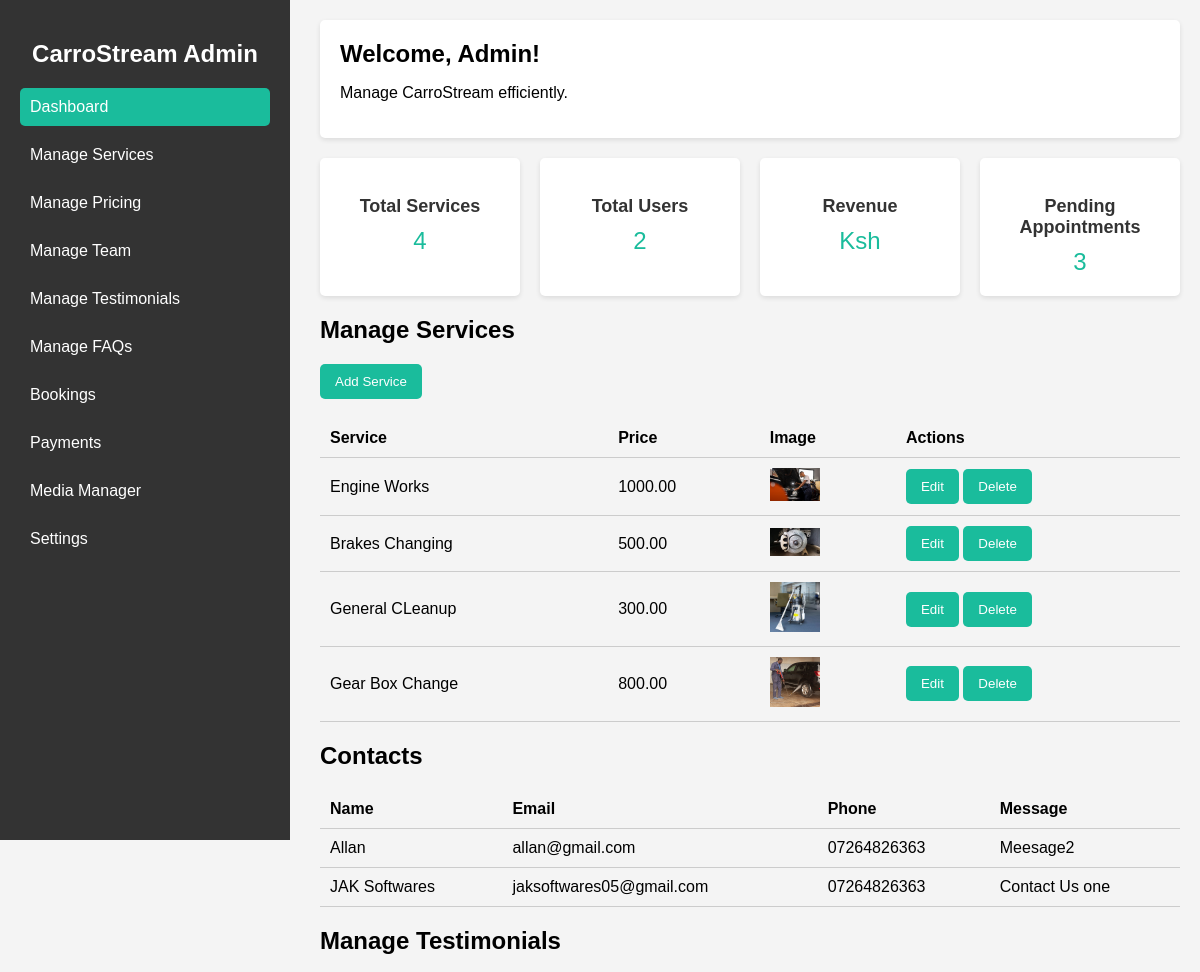
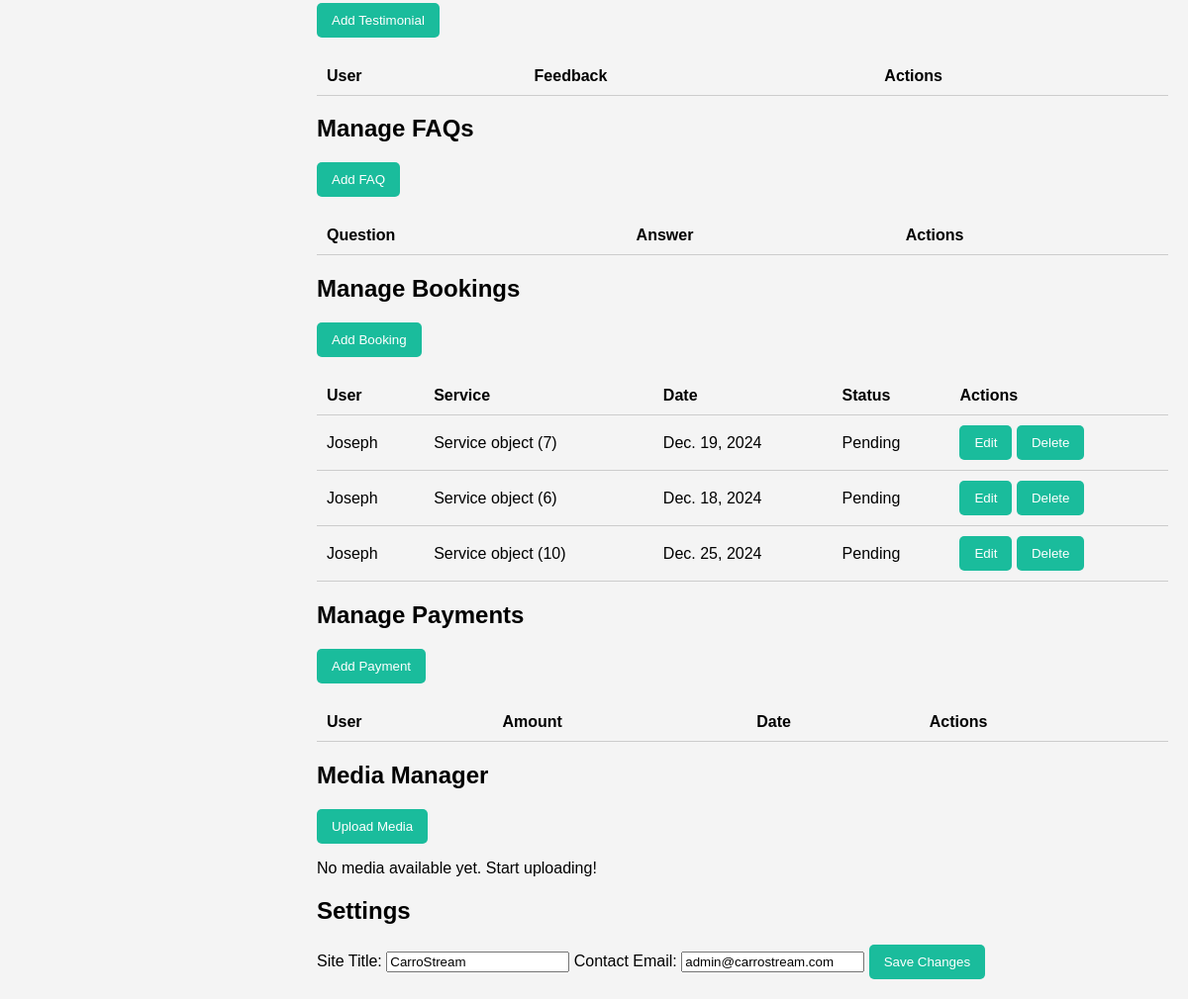
/dashboard/siteadmin, run on the app's committed database (2 pictures, top to bottom).
### services/models.py (models this page shows, shortened)
class Service(models.Model):
    title = models.CharField(max_length=200)
    slug = models.SlugField(unique=True, blank=True)
    description = models.TextField()
    price = models.DecimalField(max_digits=10, decimal_places=2)
    image = models.ImageField(upload_to='services/')
    created_at = models.DateTimeField(auto_now_add=True)  # Automatically set when a service is created
    updated_at = models.DateTimeField(auto_now=True)  # Automatically update when the service is modified

### contact/models.py (models this page shows, shortened)
class ContactMessage(models.Model):
    name = models.CharField(max_length=100)
    email = models.EmailField()
    phone = models.CharField(max_length=15, blank=True, null=True)
    message = models.TextField()
    created_at = models.DateTimeField(auto_now_add=True)

### dashboard/models.py (models this page shows, shortened)
class Booking(models.Model):
    STATUS_CHOICES = [
        ('Pending', 'Pending'),
        ('Confirmed', 'Confirmed'),
        ('Completed', 'Completed'),
        ('Cancelled', 'Cancelled'),
    ]
    user = models.ForeignKey(User, on_delete=models.CASCADE)
    full_name = models.CharField(max_length=255)
    service = models.ForeignKey(Service, on_delete=models.CASCADE, related_name='dashboard_bookings')
    date = models.DateField(default=date.today)
    time = models.TimeField()  # Make sure this exists
    preferred_date = models.DateField(default='2024-01-01')
    comments = models.TextField(null=True, blank=True)
    status = models.CharField(max_length=20, choices=STATUS_CHOICES, default='Pending')
    created_at = models.DateTimeField(auto_now_add=True)

### accounts/models.py (models this page shows)
class User(AbstractUser):
    full_name = models.CharField(max_length=255, blank=False, default="Default Full Name")
    email = models.EmailField(unique=True, blank=False)
    profile_picture = models.ImageField(upload_to='accounts/userprofile_pictures/', blank=True, null=True)  # Profile picture is optional
    def __str__(self):
        return self.username

### dashboard/views.py (the view)
# urls.py: path('siteadmin', views.siteadmin_dashboard, name="siteadmin"),
def siteadmin_dashboard(request):
    total_services = Service.objects.count()  # Count of all services
    total_users = get_user_model().objects.count()  # Total users
    pending_bookings = Booking.objects.filter(status='Pending').count()  # Count of pending bookings
    services = Service.objects.all()  # All services
    users = get_user_model().objects.all()  # All users
    contacts = ContactMessage.objects.all()  # Fetch all contact messages
    bookings = Booking.objects.all().select_related('user', 'service')
    bookings = Booking.objects.all()
    context = {
        'total_bookings': pending_bookings,
        'pending_bookings': pending_bookings,
        'total_services': total_services,
        'total_users': total_users,
        'services': services,
        'users': users,
        'contacts': contacts,  # Add contacts to context
        'bookings': bookings,
    }
    return render(request, 'dashboard/siteadmin_dashboard.html', context)

### templates/dashboard/siteadmin_dashboard.html (shortened to what this page needs)
{% load static %}
<!DOCTYPE html>
<html lang="en">
<head>
    {% block css %}
    <link rel="stylesheet" href="{% static 'dashboard/css/siteadmin_dashboard.css' %}">
    {% endblock %}
</head>
<body>
    <div class="admin-dashboard">
        <aside class="sidebar">
            <h2>CarroStream Admin</h2>
            <nav>
                <ul>
                    <li><a href="#" class="active">Dashboard</a></li>
                    <li><a href="#">Manage Services</a></li>
                    <li><a href="#">Manage Pricing</a></li>
                    <li><a href="#">Manage Team</a></li>
                    <li><a href="#">Manage Testimonials</a></li>
                    <li><a href="#">Manage FAQs</a></li>
                    <li><a href="#">Bookings</a></li>
                    <li><a href="#">Payments</a></li>
                    <li><a href="#">Media Manager</a></li>
                    <li><a href="#">Settings</a></li>
                </ul>
            </nav>
        </aside>
        <main class="main-content">
            <header>
                <h1>Welcome, Admin!</h1>
                <p>Manage CarroStream efficiently.</p>
            </header>
            <section class="content">
                <div class="cards">
                    <div class="card">
                        <h3>Total Services</h3>
                        <p>{{ total_services }}</p>
                    </div>
                    <div class="card">
                        <h3>Total Users</h3>
                        <p>{{ total_users }}</p>
                    </div>
                    <div class="card">
                        <h3>Revenue</h3>
                        <p>Ksh {{ total_revenue }}</p>
                    </div>
                    <div class="card">
                        <h3>Pending Appointments</h3>
                        <p>{{ pending_bookings }}</p>
                    </div>
                </div>
            </section>
<div id="dynamic-section">
    <h2>Manage Services</h2>
    <button id="add-service-btn">Add Service</button>
    <table id="services-table">
        <thead>
            <tr>
                <th>Service</th>
                <th>Price</th>
                <th>Image</th>
                <th>Actions</th>
            </tr>
        </thead>
        <tbody>
            {% for service in services %}
            <tr id="service-{{ service.id }}">
                <td>{{ service.title }}</td>
                <td>{{ service.price }}</td>
                <td>
                    {% if service.image %}
                        <img src="{{ service.image.url }}" alt="Service Image" width="50">
                    {% else %}
                        <img src="{% static 'dashboard/img/placeholder.png' %}" alt="No image" width="50">
                    {% endif %}
                </td>
                <td>
                    <button onclick="editService('{{ service.id }}')">Edit</button>
                    <button onclick="deleteService('{{ service.id }}')">Delete</button>
                </td>
            </tr>
            {% endfor %}
        </tbody>
    </table>
</div>
<div id="dynamic-section">
    <h2>Contacts</h2>
<table id="contacts-table">
    <thead>
        <tr>
            <th>Name</th>
            <th>Email</th>
            <th>Phone</th>
            <th>Message</th>
        </tr>
    </thead>
    <tbody>
        {% for contact in contacts %}
        <tr id="contact-{{ contact.id }}">
            <td>{{ contact.name }}</td>
            <td>{{ contact.email }}</td>
            <td>{{ contact.phone }}</td>
            <td>{{ contact.message }}</td>
        </tr>
        {% endfor %}
    </tbody>
</table>
</div>
<div id="dynamic-section">
    <h2>Manage Testimonials</h2>
    <button id="add-testimonial-btn">Add Testimonial</button>
    <table id="testimonials-table">
        <thead>
            <tr>
                <th>User</th>
                <th>Feedback</th>
                <th>Actions</th>
            </tr>
        </thead>
    </table>
</div>
<div id="dynamic-section">
    <h2>Manage FAQs</h2>
    <button id="add-faq-btn">Add FAQ</button>
    <table id="faqs-table">
        <thead>
            <tr>
                <th>Question</th>
                <th>Answer</th>
                <th>Actions</th>
            </tr>
        </thead>
    </table>
</div>
<div id="dynamic-section">
    <h2>Manage Bookings</h2>
    <button id="add-booking-btn">Add Booking</button>
    <table id="bookings-table">
        <thead>
            <tr>
                <th>User</th>
                <th>Service</th>
                <th>Date</th>
                <th>Status</th>
                <th>Actions</th>
            </tr>
        </thead>
        <tbody>
            {% for booking in bookings %}
            <tr id="booking-{{ booking.id }}">
                <td>{{ booking.user }}</td>
                <td>{{ booking.service }}</td>
                <td>{{ booking.date }}</td>
                <td>{{ booking.status }}</td>
                <td>
                    <button onclick="editBooking('{{ booking.id }}')">Edit</button>
                    <button onclick="deleteBooking('{{ booking.id }}')">Delete</button>
                </td>
            </tr>
            {% endfor %}
        </tbody>
    </table>
</div>
<div id="dynamic-section">
    <h2>Manage Payments</h2>
    <button id="add-payment-btn">Add Payment</button>
    <table id="payments-table">
        <thead>
            <tr>
                <th>User</th>
                <th>Amount</th>
                <th>Date</th>
                <th>Actions</th>
            </tr>
        </thead>
    </table>
</div>
<div id="dynamic-section">
    <h2>Media Manager</h2>
    <button id="upload-media-btn">Upload Media</button>
    <p>{% if media|length > 0 %} Media available for management. {% else %} No media available yet. Start uploading! {% endif %}</p>
</div>
                <div id="dynamic-section">
                    <h2>Settings</h2>
                    <form>
                        <label for="site-title">Site Title:</label>
                        <input type="text" id="site-title" value="CarroStream">
                        <label for="contact-email">Contact Email:</label>
                        <input type="email" id="contact-email" value="admin@carrostream.com">
                        <button>Save Changes</button>
                    </form>
                </div>
        </main>
    </div>
</body>
</html>

### static/dashboard/css/siteadmin_dashboard.css (style rules this page uses)
body { margin: 0; font-family: Arial, sans-serif; background-color: #f4f4f4; }
.admin-dashboard { display: flex; }
.sidebar { width: 250px; background: #333; color: #fff; min-height: 100vh; padding: 20px; position: fixed; }
.sidebar h2 { text-align: center; margin-bottom: 20px; }
.sidebar nav ul { list-style: none; padding: 0; }
.sidebar nav ul li { margin: 10px 0; }
.sidebar nav ul li a { color: #fff; text-decoration: none; padding: 10px; display: block; border-radius: 5px; }
.sidebar nav ul li a.active, .sidebar nav ul li a:hover { background: #1abc9c; }
.main-content { flex: 1; padding: 20px; margin-left: 300px; }
header { background: #fff; padding: 20px; border-radius: 5px; margin-bottom: 20px; box-shadow: 0 2px 5px rgba(0, 0, 0, 0.1); }
header h1 { margin: 0; font-size: 24px; }
.cards { display: flex; gap: 20px; margin-bottom: 20px; }
.card { flex: 1; background: #fff; padding: 20px; border-radius: 5px; text-align: center; box-shadow: 0 2px 5px rgba(0, 0, 0, 0.1); }
.card h3 { margin-bottom: 10px; font-size: 18px; color: #333; }
.card p { font-size: 24px; margin: 0; color: #1abc9c; }
table { width: 100%; border-collapse: collapse; margin-top: 20px; }
table th, table td { padding: 10px; text-align: left; border-bottom: 1px solid #ccc; }
button { background: #1abc9c; color: #fff; border: none; padding: 10px 15px; border-radius: 5px; cursor: pointer; }

### data on the page
Service: title "Engine Works", price "1000.00", image (picture)
Service: title "Brakes Changing", price "500.00", image (picture)
Service: title "General CLeanup", price "300.00", image (picture)
Service: title "Gear Box Change", price "800.00", image (picture)
ContactMessage: name "Allan", email "allan@gmail.com", phone "07264826363", message "Meesage2"
ContactMessage: name "JAK Softwares", email "jaksoftwares05@gmail.com", phone "07264826363", message "Contact Us one"
Booking: user "Joseph", service "Service object (7)", date "Dec. 19, 2024", status "Pending"
Booking: user "Joseph", service "Service object (6)", date "Dec. 18, 2024", status "Pending"
Booking: user "Joseph", service "Service object (10)", date "Dec. 25, 2024", status "Pending"

### other printed values
{{ total_services }} "4"
{{ total_users }} "2"
{{ pending_bookings }} "3"
